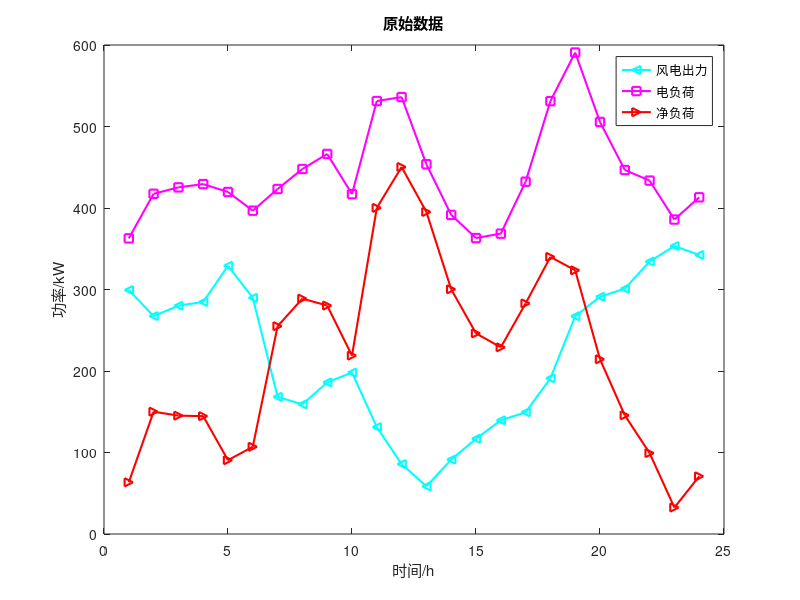

Write MATLAB code to recreate this figure. (Note: this script raises an error after producing the figure.)
%%  日前调度
clc
clear
close all
%% 数据导入 
% 调度周期
T = 24;
% 风电预测功率
P_predict = [299.31684570,267.37369850,280.08537360,284.77268320,329.09958680,289.71075430,168.28435840,159.06405380,186.0346144,198.1329347,131.11925170,85.775255530,58.515213000,91.257579160,116.95062800,139.50968970,149.37751450,191.11097300,267.21249580,291.12690360,300.99492390,334.31913910,353.35715740,342.35149640];
% 电负荷
EleLoad = 0.3*[1209.1268,1391.49,1417.724,1431.1808,1398.852,1322.37,1410.948,1492.848,1554.336,1390.158,1770.804,1786.932,1512.252,1305.108,1210.398,1228.514,1440.852,1770.426,1969.128,1685.124,1488.746,1445.374,1286.138,1377.11];
% 净负荷
NetLoad = EleLoad - P_predict;
% 原始数据
figure
plot(P_predict,'c-<','LineWidth',1.5)
hold on
plot(EleLoad,'m-s','LineWidth',1.5)
plot(NetLoad,'r->','LineWidth',1.5)
legend('风电出力','电负荷','净负荷')
xlabel('时间/h');
ylabel('功率/kW');
title('原始数据');
%% 相关参数
a = 0.00336; % 成本系数a
b = 113.4; % 成本系数b
c = 7000; % 成本系数c
C_start = 31500; % 启停成本
eg = 0.9; % 火电机组i的碳排放强度 单位：t/（MW·h）
E_beta = 0.9; % 碳捕集效率
P_yita = 1.05; % 再生塔和压缩机最大工作状态系数
lamda_a = 0.0725;
lamda_dc = 0.6525; % 单位捕碳量能耗
P_D1=10; % 碳捕集固定能耗
P_BA = ones(1,24);
P_BA(1,:) = P_D1.* ones(1,24);  
K_q = 4000;%弃风惩罚成本系数
K_T = 120; %碳交易价格
delta_h = 0.7; %碳配额系数
delta_xz = 0.9;%烟气分流比限值
C_FL = 165159.4 * 1e4;%碳捕集设备总成本
N_ZJ  = 15;%碳捕集设备折旧年限
r_rate = 0.08;%碳捕集电厂项目贴现率
P_G_max = 600; % 机组最大出力 单位：MW
P_G_min = 300; % 机组最小出力
R_u = 50; % 机组上爬坡
R_d = 50; % 机组下爬坡
T_on_min = 6; % 最小开机时间
T_off_min = 6; % 最小关停时间
M_MEA = 61.08; % M_MEA的摩尔质量
M_co2 = 44; % 二氧化碳的摩尔质量
theta = 0.4; % 再生塔解析量
CR = 40; % 醇胺溶液浓度(%)
rou_R = 1.01; % 醇胺溶液密度
V_CR = 30000; % 溶液储液装置容量
V_R0 = 1000;%富液存储器初始体积
V_L0 = 5000;%贫液存储器初始体积
rate_max = 400;
K_R = 1.17; % 乙醇胺溶剂成本系数
fai = 1.5; % 溶剂运行损耗系数
%% 决策变量
% 电力源出力
P_w = sdpvar(1,24,'full'); % 风电机组出力
P_G = sdpvar(1,24,'full'); % 火电机组出力
% 碳捕集相关
P_N = sdpvar(1,24,'full'); % 机组净出力
P_CC = sdpvar(1,24,'full');% 碳捕集运行能耗
P_OP = sdpvar(1,24,'full');% 碳捕集能耗
P_absorb = sdpvar(1,24,'full');
P_desorb = sdpvar(1,24,'full');
E_G = sdpvar(1,24,'full'); % 碳捕集机组产生的总碳排放
E_AB = sdpvar(1,24,'full'); % 机组捕获的总碳排放
E_DE = sdpvar(1,24,'full'); % 机组解析的总碳排放
E_liguid = sdpvar(1,24,'full');
E_NET = sdpvar(1,24,'full');
V_AB = sdpvar(1,24,'full'); % 
V_DE = sdpvar(1,24,'full');
V_R = sdpvar(1,24,'full'); % 富液体积
V_L = sdpvar(1,24,'full'); % 贫液体积
P_cut = sdpvar(1,24,'full'); % 系统可削减电负荷
P_DE = sdpvar(1,24,'full'); % 系统经过过需求响应后的电负荷
u = binvar(1,24,'full'); % 机组启停状态
T_on = sdpvar(1,24,'full'); 
T_off = sdpvar(1,24,'full');
delta = sdpvar(1,24);%烟气分流比
%% 约束条件
C = [];  %约束条件初始
% 【综合灵活运行方式】碳捕集电厂数学模型 公式（1）-（3）
for t=1:24
    C = [C,0 <= P_G(t)];
    C = [C,P_G(t) == P_N(t) + P_CC(t)]; % 机组输出总功率
    C = [C,P_CC(t) == P_BA(t) + P_OP(t)]; % 碳捕集运行功率
    C = [C,P_absorb(t) == lamda_a * E_AB(t)]; % 碳捕集运行功率
    C = [C,P_desorb(t) == lamda_dc * E_DE(t)]; % 碳捕集运行功率
    C = [C,P_OP(t) == lamda_a * E_AB(t)+  lamda_dc * E_DE(t)]; % 碳捕集设备运行能耗
    C = [C,E_G(t) == eg * P_G(t)];% 碳捕集机组产生的总碳排放
    C = [C,E_AB(t) ==  E_beta * delta(t) * E_G(t)]; % 机组捕获的二氧化碳总量
    C = [C,E_NET(t) ==  (1 - E_beta * delta(t)) * E_G(t)]; % 净碳排
    %C = [C, P_G_min - P_lamda * P_yita * E_beta * delta(t) * eg * P_G_max - P_BA <= P_N(t) <= P_G_max-P_BA]; % 【综合灵活运行方式】碳捕集电厂净出力范围    
    C = [C, 1 - delta_xz <= delta(t) <= delta_xz]; %烟气分流比限值约束
    C = [C, -0.02 * EleLoad(t) <= P_cut(t) <= 0];
    C = [C, P_DE(t) == EleLoad(t) + P_cut(t) ];% 切负荷后的电负荷
    C = [C, P_w(t) + P_N(t) == P_DE(t) ]; % 电力平衡
    C = [C,0 <= E_AB(t) <= P_yita * E_beta * eg * P_G_max];   % 510.3t二氧化碳
end

%% 其他约束
% 火电机组出力约束
for t=1:24
    C = [C, P_G_min * u(t) <= P_G(t) <= P_G_max * u(t)];
    C = [C, 0 <= P_w(t) <= P_predict(t)];
end

% 火电机组爬坡约束
for t = 2:24
    C = [C, P_G(t) - P_G(t-1) <= u(t) * R_u]; % 上爬坡约束
    C = [C, P_G(t-1) - P_G(t) <= u(t-1) * R_d]; % 下爬坡约束
end
% 火电机组启停约束
for t = 2:24
    % 更新连续开机与关停时间
    T_on(t) = T_on(t-1) + u(t-1);
    T_off(t) = T_off(t-1) + (1 - u(t-1));
    % 启停约束
    C = [C, (T_on(t-1) - T_on_min) * (u(t-1) - u(t)) >= 0];
    C = [C, (T_off(t-1) - T_off_min) * (u(t) - u(t-1)) >= 0];
end
% 碳捕集装置约束
for t=1:24
    C = [C,V_AB(t)==(M_MEA * E_AB(t))/(M_co2 * theta * CR/100 * rou_R)]; % 电厂i的溶液存储器t时刻释放二氧化碳所需的溶液体积 注意单位换算
    C = [C,V_DE(t)==(M_MEA * E_DE(t))/(M_co2 * theta * CR/100 * rou_R)];
    for i= 1:t
       C = [C,V_R(i) == V_R0 + sum(V_AB(1:i) - V_DE(1:i))]; % 富液变化
       C = [C,V_L(i) == V_L0 + sum(V_DE(1:i) - V_AB(1:i))]; % 贫液变化
       C = [C,E_liguid(i) ==  sum(E_AB(1:i) - E_DE(1:i))];
       C = [C,E_liguid(t) >=  0];
    end
    C = [C,0 <= V_R(t)<=V_CR]; % 富液体积
    C = [C,0 <= V_L(t)<=V_CR]; % 贫液体积
end 
    C=[C,V_L0 == V_L(24)];% 贫液初始平衡
    C=[C,V_R0 == V_R(24)];% 富液初始平衡
for t=1:23
     C = [C,0 <= abs(V_R(t+1) - V_R(t))<= rate_max * P_yita]; % 流速
     C = [C,0 <= abs(V_L(t+1) - V_L(t))<= rate_max * P_yita]; % 流速
end
%% 目标函数
F=0;
 for t=1:24
    C_loadcut(t) = 400 * abs(P_cut(t)); % 失负荷成本
    C_H(t) = a * P_G(t)* P_G(t) + b * P_G(t) + c; % 火电机组煤耗成本
    C_R(t) = K_R * fai * E_AB(t); % 溶剂损耗成本
    C_T(t) = K_T * (E_G(t) - E_AB(t)- del_h * P_G(t));% 碳交易成本 = 碳交易价格*（净碳排 - 配额碳排）
    C_q(t) = K_q *(P_predict(t) - P_w(t)); % 弃风惩罚成本
 end
 for t = 2:24
        C_k(t)= (u(t) * (1 - u(t-1)) + u(t-1) * (1 - u(t))) * C_start;
 end
F = F + sum(C_loadcut) + sum(sum(C_H)) +sum(sum(C_k)) + sum(sum(C_R)) + sum(C_T) + sum(C_q);

 %% 求解器配置
ops = sdpsettings('verbose',2,'solver','gurobi','gurobi.MIPGap',1e-6,'gurobi.Heuristics',0.9,'gurobi.TuneTimeLimit',0);
result = optimize(C,F,ops);
s_F = value(F);
s_F1 = value(sum(C_loadcut));
s_C_H = value(sum(C_H));
s_C_R = value(sum(C_R));
s_C_T = value(sum(C_T));
s_C_q = value(sum(C_q));
s_C_k = value(sum(sum(C_k)));
display(['最优规划结果 : ', num2str(s_F)]);
disp(['火电机组煤耗成本: ', num2str(s_C_H)]);
disp(['溶剂损耗成本: ', num2str(s_C_R)]);
disp(['碳交易成本: ', num2str(s_C_T)]);
disp(['弃风惩罚成本: ', num2str(s_C_q)]);
disp(['电能需求响应成本: ', num2str(s_F1)]);
disp(['机组启停成本: ', num2str(s_C_k)]);
%% 数据获取
s_P_w = value(P_w); % 风电机组出力
s_P_G = value(P_G); % 火电机组出力
s_P_N = value(P_N); % 机组净出力
s_u = value(u);
% 碳捕集相关
s_delta = value(delta);
s_P_CC = value(P_CC); % 碳捕集运行能耗
s_P_OP = value(P_OP); % 碳捕集能耗
s_P_absorb = value(P_absorb); % 碳捕集能耗
s_P_desorb = value(P_desorb); % 碳捕集能耗
s_E_G = value(E_G); % 碳捕集机组产生的总碳排放
s_E_AB = value(E_AB); % 机组捕获的总碳排放
s_E_DE = value(E_DE); % 机组解析的总碳排放
s_E_NET = value(E_NET); % 净碳捕集量
s_E_liguid = value(E_liguid);
s_V_AB = value(V_AB); % 贫液流量
s_V_DE = value(V_DE); % 富液流量
s_V_R = value(V_R); % 富液体积
s_V_L = value(V_L); % 贫液体积
rate_absorb = s_V_AB/rate_max;
rate_desorb = s_V_DE/rate_max;
E_netpower_emisson = eg *s_P_N;
% 负荷
s_P_cut = value(P_cut); % 系统可削减电负荷
s_P_DE = value(P_DE); % 切负荷后的电负荷
%% 数据分析与画图
% 电力系统
for t=1:24
    Plot_EleNet(1,t) = P_w(t);
    Plot_EleNet(2,t) = P_N(t);
    Plot_EleNet(3,t) = P_CC(t);
end
Plot_EleNet = Plot_EleNet';
figure
bar(Plot_EleNet,'stacked');
hold on
plot(EleLoad,'-r^',...
                'Color',[1,0,0],...  
                'LineWidth',1,...
                'MarkerEdgeColor','k',...
                'MarkerFaceColor',[0 0 1],...
                'MarkerSize',5);
plot(s_P_DE,'-g^',...
                'Color',[0,1,0],...  
                'LineWidth',1,...
                'MarkerEdgeColor','y',...
                'MarkerFaceColor',[1 0 1],...
                'MarkerSize',5);
xlabel('时间/h');
ylabel('功率/kW');
title('电功率平衡');
hold on
legend({['风电','碳捕集机组净出力','碳捕集能耗','电负荷','P-DE']},...
'FontSize',10,'Location','northwest','NumColumns',3);
% 风电出力
figure
plot(s_P_w,'r-s','LineWidth',1.5)
hold on
plot(P_predict,'c--','LineWidth',1.5)
legend({'风功率','风功率预测值'})
xlabel('时间/h');
ylabel('功率/kW');
title('风电功率');

%% 碳捕集机组
hours = 1:24; % 时段
% 电厂的功率构成
figure;
yyaxis left % 创建双y轴图，左侧y轴用于功率累加值
b = bar(hours, [s_P_N', P_BA', s_P_OP'], 'stacked','FaceColor','flat');
for k = 1:3
    b(k).CData = k;
end
ylabel('碳捕集电厂功率 (MW)');
yyaxis right % 创建双y轴图，右侧y轴用于烟气分流比
plot(hours, s_delta, 'k--', 'LineWidth', 1.5);
ylim([0 1]);
ylabel('烟气分流比');
title('电厂各部分功率组成');
xlabel('时段');
legend('净出力', '固定能耗', '运行能耗', '烟气分流比', 'Location', 'northeastoutside');
% 二氧化碳捕集量
figure
plot(s_E_G,'r-s','LineWidth',1.5)
hold on
plot(s_E_NET,'g-s','LineWidth',1.5)
hold on
plot(s_E_AB,'m--','LineWidth',1.5)
plot(s_E_DE,'c--','LineWidth',1.5)
plot(E_netpower_emisson,'r--','LineWidth',1.5)
legend('初始碳排','净碳排','吸收二氧化碳','解吸并压缩二氧化碳','净输出功率对应的CO2')
xlabel('时间/h');
ylabel('碳捕集量');
ylim([0 550]);
title('二氧化流向');


% 贫液、富液体积变化和流速图
figure;
subplot(2,1,1);
plot(hours, s_V_L, 'b-', 'LineWidth', 1.5);
hold on;
plot(hours, s_V_R, 'r-', 'LineWidth', 1.5);
hold on;
plot(hours, s_V_AB, 'g-', 'LineWidth', 1.5);
hold on;
plot(hours, s_V_DE, 'm-', 'LineWidth', 1.5);
ylabel('体积 (m^3)');
xlabel('时间/h');
legend('贫液存储器', '富液存储器', '吸收', '解吸','Location', 'northeastoutside');
title('贫液和富液体积变化');

subplot(2,1,2);
plot(hours, rate_absorb, 'g-', 'LineWidth', 1.5);
hold on;
plot(hours, rate_desorb, 'm-', 'LineWidth', 1.5);
ylabel('流速 (m^3/h)');
xlabel('时间/h');
title('贫液和富液流速');
legend('贫液流速', '富液流速');